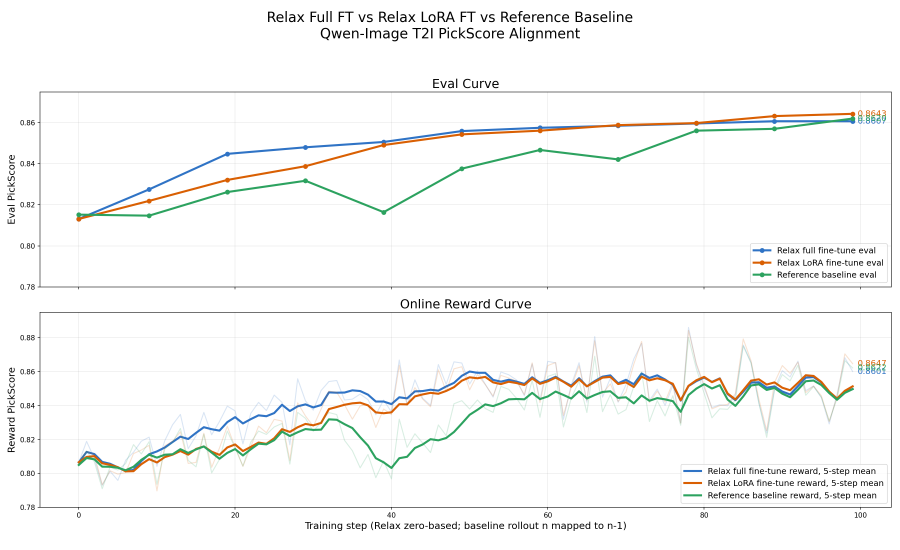
#> input picture examples/diffusion/assets/qwen-image-ft-lora-pickscore-comparison.png, 2700 x 1650 px (shown at 1/3 size)
$ python -i env_deepeyes_v2.py   (imports and definitions only)
#> lines starting #> are read from the running program, lines starting #| are printed output that depends on the picture
#> further down, picture is the input picture: PIL image 2700x1650 RGBA; mean R, G, B, A 247.4, 247.9, 247.1, 255
# Copyright (c) 2026 Relax Authors. All Rights Reserved.
"""DeepEyes V2 environment adapter for the agentic stack.

Exposes three async tool handlers consumed by ``app.agent``. Sandbox lifecycle
and image collection mirror xide's ``examples/deepeyes_v2/env_deepeyes_v2.py``
verbatim against the ported ``app.sandboxes`` API; only the outer
``BaseInteractionEnv`` shell, ``_mt_stats`` instrumentation, ``_log_trace``
gating, and ``_build_obs`` are dropped. Helpers that did not move with the core
flow (``_fix_python_indentation`` / autopep8 cleanup) are intentionally skipped
— the agent loop in Task 3 already runs the raw LLM code as-is.
"""

from __future__ import annotations

import asyncio
import base64
import json
import logging
import re
from dataclasses import dataclass, field
from datetime import timedelta
from io import BytesIO
from math import ceil
from typing import Any, Optional

from app.prompt import (
    INITIALIZATION_CODE_TEMPLATE,
    RELAX_IMAGES_DIR,
    RELAX_INPUTS_DIR,
    RETURN_CODE_PROMPT,
    RETURN_SEARCH_PROMPT,
)
from app.sandboxes.base import BaseSandboxSession, SandboxCapability
from app.sandboxes.exceptions import SandboxError
from app.sandboxes.executor import SandboxExecutor
from app.search_utils import image_search, search
from PIL import Image, UnidentifiedImageError


logger = logging.getLogger(__name__)

# ---------------------------------------------------------------------------
# Tag patterns (single-source-of-truth, also covered by test_env_extractors.py)
# ---------------------------------------------------------------------------
ANSWER_RE = re.compile(r"<answer>(.*?)</answer>", re.DOTALL)
CODE_BLOCK_RE = re.compile(r"<code>(.*?)</code>", re.DOTALL)
PYTHON_FENCE_RE = re.compile(r"```python\s*\n(.*?)\n```", re.DOTALL)
TOOL_CALL_RE = re.compile(r"<tool_call>(.*?)</tool_call>", re.DOTALL)

SUPPORTED_TOOL_NAMES = {"search", "image_search"}
MAX_IMAGES_PER_ROUND = 10
MAX_STDOUT_CHARS = 8000
MAX_STDERR_CHARS = 4000
MIN_IMAGE_DIM = 28
MAX_IMAGE_PIXELS = 1280 * 28 * 28


@dataclass
class ToolObs:
    body_text: str
    images: list[Image.Image] = field(default_factory=list)
    done: bool = False
    error: Optional[str] = None


# ---------------------------------------------------------------------------
# Pure extractors
# ---------------------------------------------------------------------------
def extract_answer(text: str) -> Optional[str]:
    m = ANSWER_RE.search(text)
    return m.group(1).strip() if m else None


# [53 lines left out: functions extract_code, extract_tool_call, _pil_to_b64, encode_image_data_uri, not called in this run]


def _maybe_resize_image(img: Image.Image) -> Image.Image:
    """Cap pixels + enforce min side / max aspect ratio for Qwen-VL ViT."""
    h, w = img.height, img.width
#> h = 1650; w = 2700
    if max(h, w) / max(min(h, w), 1) > 200:
        max_v, min_v = max(h, w), max(min(h, w), 1)
        old_scale = max_v / min_v
        max_ratio = min(150, old_scale / 2)
        target_max = int(min_v * max_ratio)
        if h > w:
            nh, nw = target_max, int(w * old_scale / max_ratio)
        else:
            nw, nh = target_max, int(h * old_scale / max_ratio)
        img = img.resize((max(nw, 1), max(nh, 1)), Image.LANCZOS)
        h, w = img.height, img.width
    if h * w > MAX_IMAGE_PIXELS:
        beta = (h * w / MAX_IMAGE_PIXELS) ** 0.5
#> beta = 2.11
        img = img.resize((max(1, int(w / beta)), max(1, int(h / beta))), Image.LANCZOS)
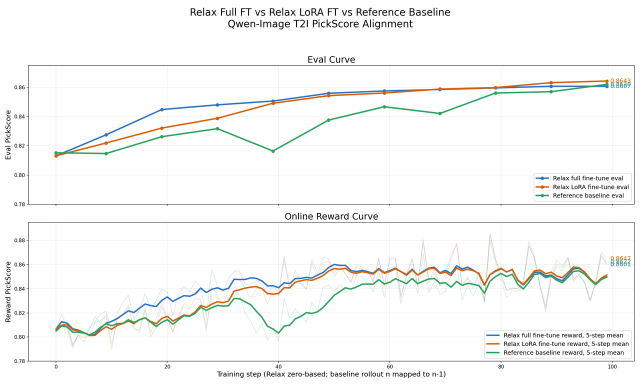
#> img: PIL image 1281x783 RGBA (shown at 1/2 size); mean R, G, B, A 247, 247.6, 246.8, 255
        h, w = img.height, img.width
#> h = 783; w = 1281
    if min(h, w) >= MIN_IMAGE_DIM:
        return img
    ratio = MIN_IMAGE_DIM / min(h, w)
    return img.resize((ceil(w * ratio), ceil(h * ratio)), Image.LANCZOS)


# [17 lines left out: functions _decode_and_resize_image, _clip_chars, not called in this run]


# ---------------------------------------------------------------------------
# Adapter
# ---------------------------------------------------------------------------
# [271 lines that did not run here, left out]

>>> from PIL import Image
>>> picture = Image.open('../../diffusion/assets/qwen-image-ft-lora-pickscore-comparison.png')
>>> result = _maybe_resize_image(picture)

$ run again, on examples/diffusion/assets/qwen-image-lora-eval-curve.png
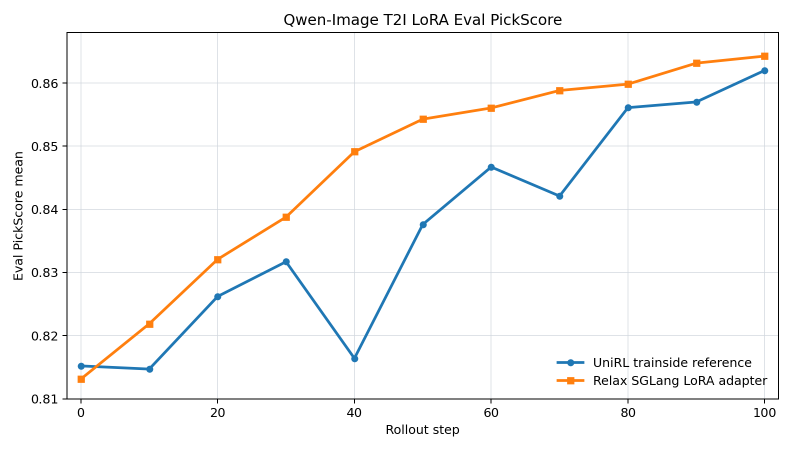
#> input picture examples/diffusion/assets/qwen-image-lora-eval-curve.png, 1584 x 900 px (shown at 1/2 size)
#> picture is the input picture: PIL image 1584x900 RGBA; mean R, G, B, A 249, 248.8, 248.6, 255
#> in _maybe_resize_image, `img = img.resize((max(1, int(w / beta)), max(1, int(h / beta))), Image..`:
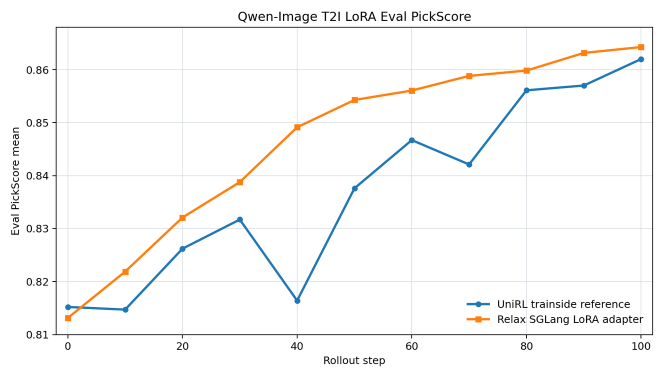
#> img: PIL image 1328x755 RGBA (shown at 1/2 size); mean R, G, B, A 248.9, 248.8, 248.5, 255
